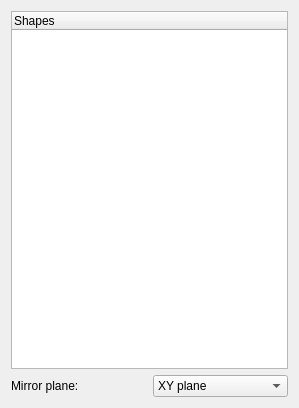
<?xml version="1.0" encoding="UTF-8"?>
<ui version="4.0">
 <class>PartGui::Mirroring</class>
 <widget class="QWidget" name="PartGui::Mirroring">
  <property name="geometry">
   <rect>
    <x>0</x>
    <y>0</y>
    <width>299</width>
    <height>408</height>
   </rect>
  </property>
  <property name="windowTitle">
   <string>Mirroring</string>
  </property>
  <layout class="QGridLayout" name="gridLayout">
   <item row="0" column="0" colspan="2">
    <widget class="QTreeWidget" name="shapes">
     <property name="editTriggers">
      <set>QAbstractItemView::CurrentChanged|QAbstractItemView::EditKeyPressed</set>
     </property>
     <property name="rootIsDecorated">
      <bool>false</bool>
     </property>
     <property name="expandsOnDoubleClick">
      <bool>false</bool>
     </property>
     <column>
      <property name="text">
       <string>Shapes</string>
      </property>
     </column>
    </widget>
   </item>
   <item row="1" column="0">
    <widget class="QLabel" name="label">
     <property name="text">
      <string>Mirror plane:</string>
     </property>
    </widget>
   </item>
   <item row="1" column="1">
    <widget class="QComboBox" name="comboBox">
     <item>
      <property name="text">
       <string>XY plane</string>
      </property>
     </item>
     <item>
      <property name="text">
       <string>XZ plane</string>
      </property>
     </item>
     <item>
      <property name="text">
       <string>YZ plane</string>
      </property>
     </item>
    </widget>
   </item>
  </layout>
 </widget>
 <resources/>
 <connections/>
</ui>
